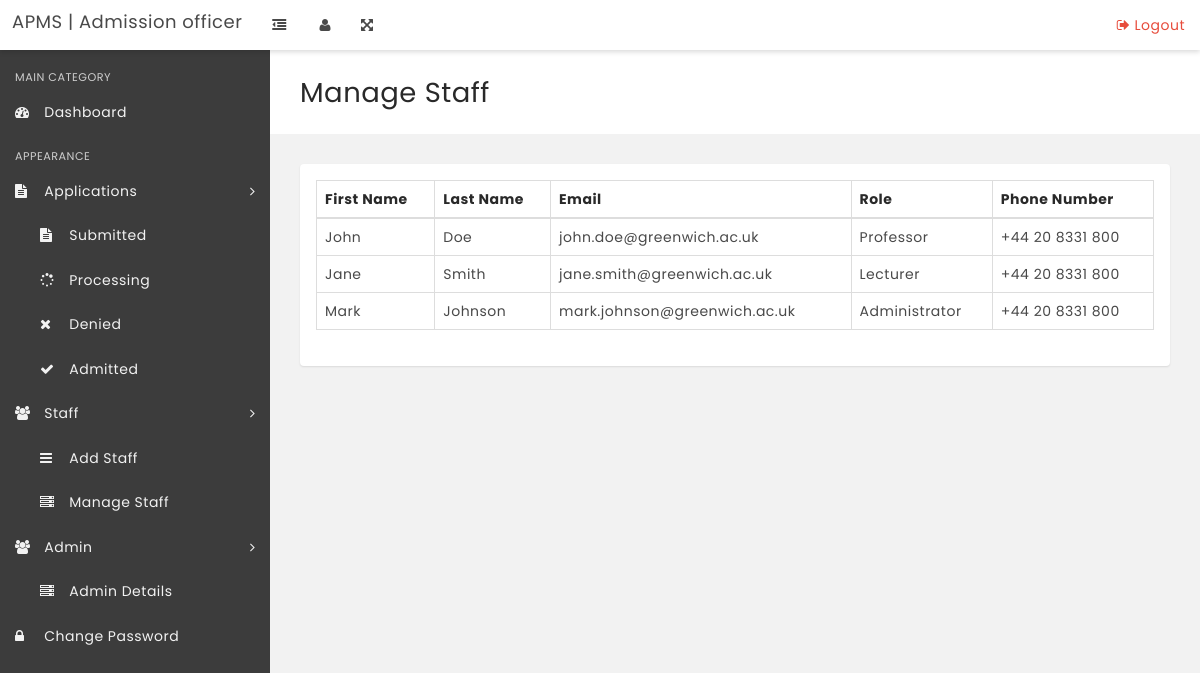
/officer/manage-staff.php (signed in), run on the app's committed database.
### tables this page shows
CREATE TABLE `tbl_officer` (
  `officer_id` int(11) NOT NULL,
  `unid` int(11) NOT NULL,
  `university_name` varchar(255) NOT NULL,
  `first_name` varchar(100) NOT NULL,
  `last_name` varchar(100) NOT NULL,
  `email` varchar(100) NOT NULL,
  `phone_number` varchar(15) NOT NULL,
  `photo` varchar(255) DEFAULT NULL,
  `position` varchar(100) NOT NULL,
  `joining_date` date NOT NULL,
  `address` varchar(255) DEFAULT NULL,
  `status` enum('active','inactive') DEFAULT 'active',
  `created_at` timestamp NOT NULL DEFAULT current_timestamp(),
  `updated_at` timestamp NOT NULL DEFAULT current_timestamp() ON UPDATE current_timestamp(),
  `password` varchar(255) NOT NULL
);

### officer/manage-staff.php (the view, shortened to what this page needs)
<?php
include('includes/config.php');
if(strlen($_SESSION['ologin']) == 0){
    header('location:index.php');
} else {
    $email = $_SESSION['ologin'];
    $sql = "SELECT unid FROM tbl_officer WHERE email = :email";
    $query = $dbh->prepare($sql);
    $query->bindParam(':email', $email, PDO::PARAM_STR);
    $query->execute();
    $officer = $query->fetch(PDO::FETCH_OBJ);
    $sql = "SELECT first_name, last_name, email, position, phone_number FROM tbl_officer WHERE unid = :unid";
    $query = $dbh->prepare($sql);
    $query->bindParam(':unid', $officer->unid, PDO::PARAM_INT);
    $query->execute();
    $staff_list = $query->fetchAll(PDO::FETCH_OBJ);
?>
<!DOCTYPE html>
<html lang="en">
<head>
    <link rel="stylesheet" href="css/bootstrap.min.css">
    <link rel="stylesheet" href="css/font-awesome.min.css">
    <link rel="stylesheet" href="css/main.css">
</head>
<body class="top-navbar-fixed">
    <div class="main-wrapper">
        <?php include('includes/topbar.php'); ?>
        <div class="content-wrapper">
            <div class="content-container">
                <?php include('includes/leftbar.php'); ?>
                <div class="main-page">
                    <div class="container-fluid">
                        <div class="row page-title-div">
                            <div class="col-md-6">
                                <h2 class="title">Manage Staff</h2>
                            </div>
                        </div>
                        <section class="section">
                            <div class="container-fluid">
                                <div class="row">
                                    <div class="col-md-12">
                                        <div class="panel">
                                            <div class="panel-body">
                                                <table class="table table-bordered">
                                                    <thead>
                                                        <tr>
                                                            <th>First Name</th>
                                                            <th>Last Name</th>
                                                            <th>Email</th>
                                                            <th>Role</th>
                                                            <th>Phone Number</th>
                                                        </tr>
                                                    </thead>
                                                    <tbody>
                                                        <?php if($query->rowCount() > 0) {
                                                            foreach ($staff_list as $staff) { ?>
                                                                <tr>
                                                                    <td><?php echo htmlentities($staff->first_name); ?></td>
                                                                    <td><?php echo htmlentities($staff->last_name); ?></td>
                                                                    <td><?php echo htmlentities($staff->email); ?></td>
                                                                    <td><?php echo htmlentities($staff->position); ?></td>
                                                                    <td><?php echo htmlentities($staff->phone_number); ?></td>
                                                                </tr>
                                                            <?php }
                                                        } else { ?>
                                                            <tr>
                                                                <td colspan="5">No staff found.</td>
                                                            </tr>
                                                        <?php } ?>
                                                    </tbody>
                                                </table>
                                            </div>
                                        </div>
                                    </div>
                                </div>
                            </div>
                        </section>
                    </div>
                </div>
            </div>
        </div>
    </div>
</body>
</html>
<?php } ?>

### officer/includes/topbar.php (shortened to what this page needs)
<nav class="navbar top-navbar bg-white box-shadow">
          	<div class="container-fluid">
                  <div class="row">
                      <div class="navbar-header no-padding">
              			<a class="navbar-brand" href="dashboard.php">
              			    APMS | Admission officer
              			</a>
                          <span class="small-nav-handle hidden-sm hidden-xs"><i class="fa fa-outdent"></i></span>
              		</div>
              		<div class="collapse navbar-collapse" id="navbar-collapse-1">
              			<ul class="nav navbar-nav" data-dropdown-in="fadeIn" data-dropdown-out="fadeOut">
                              <li class="hidden-sm hidden-xs"><a href="#" class="user-info-handle"><i class="fa fa-user"></i></a></li>
                              <li class="hidden-sm hidden-xs"><a href="#" class="full-screen-handle"><i class="fa fa-arrows-alt"></i></a></li>
              			</ul>
              			<ul class="nav navbar-nav navbar-right" data-dropdown-in="fadeIn" data-dropdown-out="fadeOut">
              				    <li><a href="logout.php" class="color-danger text-center"><i class="fa fa-sign-out"></i> Logout</a></li>
              			</ul>
              		</div>
                  </div>
          	</div>
          </nav>

### officer/includes/leftbar.php (shortened to what this page needs)
<div class="left-sidebar bg-black-300 box-shadow ">
                        <div class="sidebar-content">
                            <div class="user-info closed">
                            </div>
                            <div class="sidebar-nav">
                                <ul class="side-nav color-gray">
                                    <li class="nav-header">
                                        <span class="">Main Category</span>
                                    </li>
                                    <li>
                                        <a href="dashboard.php"><i class="fa fa-dashboard"></i> <span>Dashboard</span> </a>
                                    </li>
                                    <li class="nav-header">
                                        <span class="">Appearance</span>
                                    </li>
                                    <li class="has-children">
                                        <a href="#"><i class="fa fa-file-text"></i> <span>Applications</span> <i class="fa fa-angle-right arrow"></i></a>
                                        <ul class="child-nav">
                                            <li><a href="submit.php"><i class="fa fa-file-text"></i> <span>Submitted</span></a></li>
                                            <li><a href="process.php"><i class="fa fa-spinner"></i> <span>Processing</span></a></li>
                                            <li><a href="deny.php"><i class="fa fa-times"></i> <span>Denied</span></a></li>
                                            <li><a href="admit.php"><i class="fa fa-check"></i> <span>Admitted</span></a></li>
                                        </ul>
                                    </li>
   <li class="has-children">
                                        <a href="#"><i class="fa fa-users"></i> <span>Staff</span> <i class="fa fa-angle-right arrow"></i></a>
                                        <ul class="child-nav">
                                            <li><a href="add-staff.php"><i class="fa fa-bars"></i> <span>Add Staff</span></a></li>
                                            <li><a href="manage-staff.php"><i class="fa fa fa-server"></i> <span>Manage Staff</span></a></li>
                                        </ul>
                                    </li>
<li class="has-children">
                                        <a href="#"><i class="fa fa-users"></i> <span>Admin</span> <i class="fa fa-angle-right arrow"></i></a>
                                        <ul class="child-nav">
                                            <li><a href="admin.php"><i class="fa fa-server"></i> <span>Admin Details</span></a></li>
                                        </ul>        </li>
                                        <li><a href="change-password.php"><i class="fa fa-lock"></i> <span>  Change Password</span></a></li>
                            </div>
                        </div>
                    </div>

### data on the page
tbl_officer: first_name "John", last_name "Doe", email "john.doe@greenwich.ac.uk", position "Professor", phone_number "+44 20 8331 800"
tbl_officer: first_name "Jane", last_name "Smith", email "jane.smith@greenwich.ac.uk", position "Lecturer", phone_number "+44 20 8331 800"
tbl_officer: first_name "Mark", last_name "Johnson", email "mark.johnson@greenwich.ac.uk", position "Administrator", phone_number "+44 20 8331 800"
